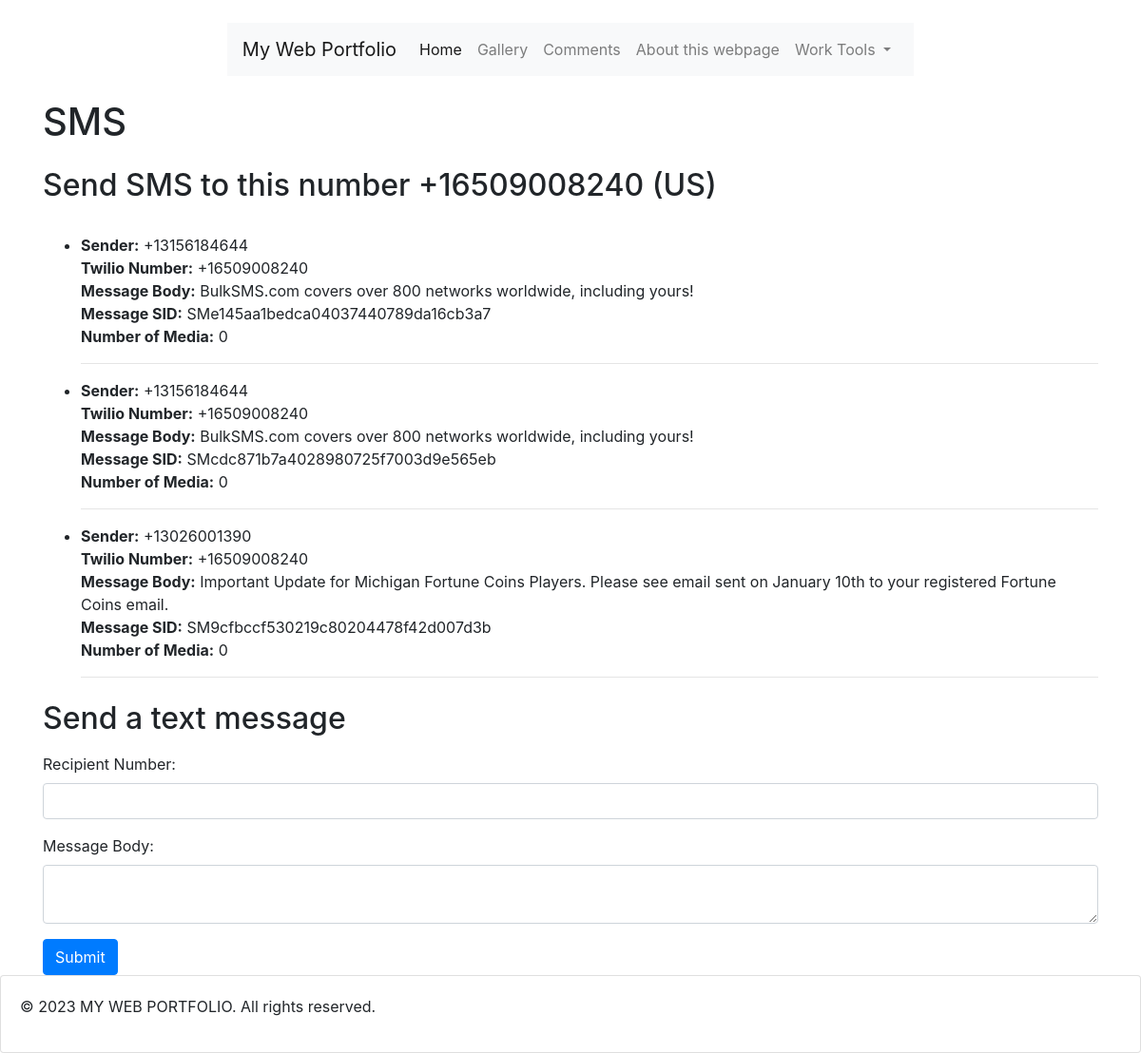
Page /send_sms/ on the committed database.
### sendSMS/models.py (models this page shows, shortened)
class IncomingSMS(models.Model):
    sender_number = models.CharField(max_length=20)
    twilio_number = models.CharField(max_length=20)
    message_body = models.TextField()
    message_sid = models.CharField(max_length=255)
    num_media = models.IntegerField(default=0)

### sendSMS/views.py (the view, shortened to what this page needs)
# urls.py: path('send_sms/', send_sms, name='send_sms'),
def send_sms(request):
    sms_messages = IncomingSMS.objects.all()
    return render(request, 'send_sms.html', {'sms_messages': sms_messages})

### templates/send_sms.html (shortened to what this page needs)
{% extends 'base.html' %}
{% load static %}
{% block content %}
    <div class="container mt-4">
        <h1 class="mt-4 mb-4">SMS</h1>
        <h2>Send SMS to this number +16509008240 (US)</h2>
        <br>
        <ul>
            {% for sms in sms_messages %}
                <li>
                    <strong>Sender:</strong> {{ sms.sender_number }}<br>
                    <strong>Twilio Number:</strong> {{ sms.twilio_number }}<br>
                    <strong>Message Body:</strong> {{ sms.message_body }}<br>
                    <strong>Message SID:</strong> {{ sms.message_sid }}<br>
                    <strong>Number of Media:</strong> {{ sms.num_media }}<br>
                    <hr>
                </li>
            {% endfor %}
        </ul>
        <h2 class="mt-4">Send a text message</h2>
        <form method="post" action="{% url 'send_sms' %}" class="mt-3">
            <div class="form-group">
                <label for="recipient_number">Recipient Number:</label>
                <input type="text" name="recipient_number" class="form-control" required>
            </div>
            <div class="form-group">
                <label for="message_body">Message Body:</label>
                <textarea name="message_body" class="form-control" required></textarea>
            </div>
            <button type="submit" class="btn btn-primary">Submit</button>
        </form>
    </div>
{% endblock %}

### rows in the picture
IncomingSMS: sender_number "+13156184644", twilio_number "+16509008240", message_body "BulkSMS.com covers over 800 networks worldwide, including yours!", message_sid "SMe145aa1bedca04037440789da16cb3a7", num_media "0"
IncomingSMS: sender_number "+13156184644", twilio_number "+16509008240", message_body "BulkSMS.com covers over 800 networks worldwide, including yours!", message_sid "SMcdc871b7a4028980725f7003d9e565eb", num_media "0"
IncomingSMS: sender_number "+13026001390", twilio_number "+16509008240", message_body "Important Update for Michigan Fortune Coins Players. Please see email sent on January 10th to your registered Fortune Coins email.", message_sid "SM9cfbccf530219c80204478f42d007d3b", num_media "0"
